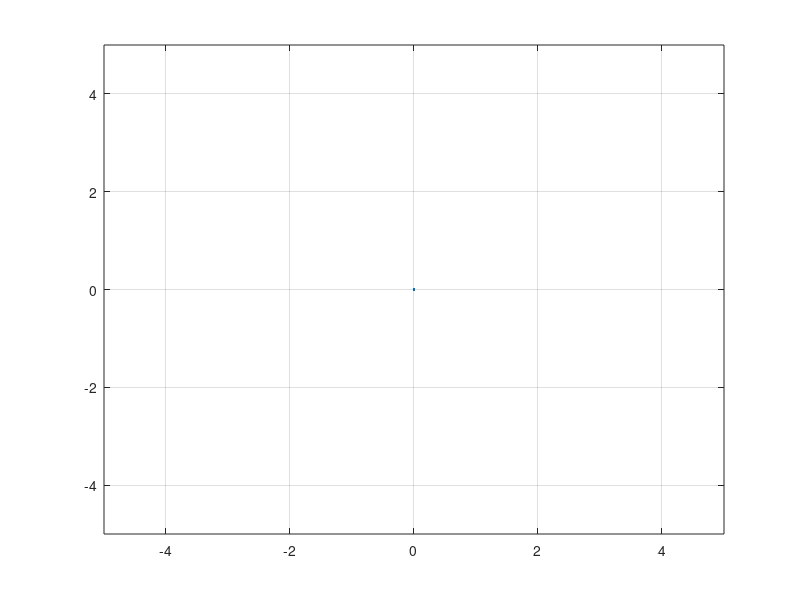

Recreate this plot in MATLAB. (Note: this script raises an error after producing the figure.)
clc;
figure;
global G;
global M;
global X_prev;
global P_prev;
global I;
global ra;
global rg;
global rm;
global i;
global sMag;
i=1;
t = [0];
m = [0];
sMag = [0;0;0];
G = [0;0;1];
X_prev = [1;0;0;0];
P_prev = eye(4)*(0.1);
I = eye(4);
ra = eye(3)*0.008;
rg = eye(3)*0.1*pi/180;
rm = eye(3)*0.1;
  
p = plot(t,m,'MarkerSize',5);
axis([-5 5 -5 5 -5 5]);
grid on;

try
    s=serial('com6');
catch
    error('cant serial');
end
set(s,'BaudRate',115200,'DataBits',8,'StopBits',1,'Parity','none','FlowControl','none');
s.BytesAvailableFcnMode = 'terminator';%terminator is set to LF?line feed = "\n"?, meaning that one line has ended.
s.BytesAvailableFcn = {@callback,p};
%s.BytesAvailableFcn = @callback;

fopen(s);

pause;
fclose(s);
delete(s);
clear s;
close all;
clear all;